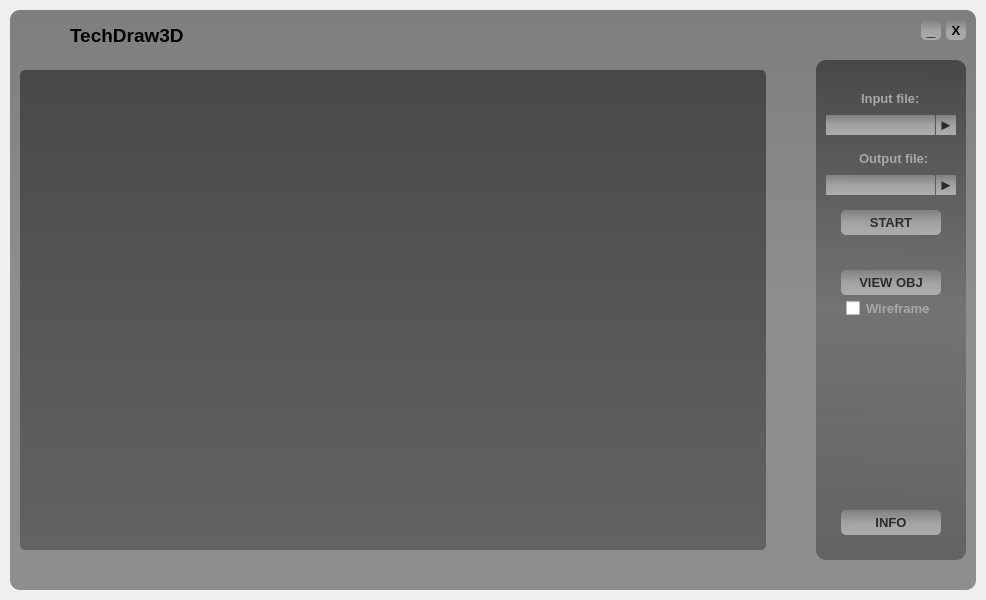
<?xml version="1.0" encoding="UTF-8"?>
<ui version="4.0">
 <class>MainWindow</class>
 <widget class="QMainWindow" name="MainWindow">
  <property name="geometry">
   <rect>
    <x>0</x>
    <y>0</y>
    <width>986</width>
    <height>600</height>
   </rect>
  </property>
  <property name="windowTitle">
   <string>TechDraw3D</string>
  </property>
  <property name="layoutDirection">
   <enum>Qt::LeftToRight</enum>
  </property>
  <widget class="QWidget" name="centralwidget">
   <layout class="QVBoxLayout" name="shadow_layout">
    <property name="spacing">
     <number>0</number>
    </property>
    <property name="leftMargin">
     <number>10</number>
    </property>
    <property name="topMargin">
     <number>10</number>
    </property>
    <property name="rightMargin">
     <number>10</number>
    </property>
    <property name="bottomMargin">
     <number>10</number>
    </property>
    <item>
     <widget class="QFrame" name="shadow_frame">
      <property name="styleSheet">
       <string notr="true">background-color: qlineargradient(spread:pad, x1:0.534364, y1:0, x2:0.528909, y2:1, stop:0.00568182 rgba(126, 126, 126, 255), stop:0.5 rgba(142, 142, 142, 255), stop:1 rgba(142, 142, 142, 255));
border-radius: 10px;</string>
      </property>
      <property name="frameShape">
       <enum>QFrame::NoFrame</enum>
      </property>
      <property name="frameShadow">
       <enum>QFrame::Raised</enum>
      </property>
      <layout class="QVBoxLayout" name="verticalLayout">
       <property name="spacing">
        <number>0</number>
       </property>
       <property name="leftMargin">
        <number>0</number>
       </property>
       <property name="topMargin">
        <number>0</number>
       </property>
       <property name="rightMargin">
        <number>0</number>
       </property>
       <property name="bottomMargin">
        <number>0</number>
       </property>
       <item>
        <widget class="QFrame" name="title_bar">
         <property name="maximumSize">
          <size>
           <width>16777215</width>
           <height>50</height>
          </size>
         </property>
         <property name="styleSheet">
          <string notr="true">background-color: none;</string>
         </property>
         <property name="frameShape">
          <enum>QFrame::StyledPanel</enum>
         </property>
         <property name="frameShadow">
          <enum>QFrame::Raised</enum>
         </property>
         <layout class="QHBoxLayout" name="horizontalLayout">
          <property name="spacing">
           <number>0</number>
          </property>
          <property name="leftMargin">
           <number>0</number>
          </property>
          <property name="topMargin">
           <number>0</number>
          </property>
          <property name="rightMargin">
           <number>0</number>
          </property>
          <property name="bottomMargin">
           <number>0</number>
          </property>
          <item>
           <widget class="QFrame" name="frame_icon">
            <property name="maximumSize">
             <size>
              <width>50</width>
              <height>16777215</height>
             </size>
            </property>
            <property name="frameShape">
             <enum>QFrame::NoFrame</enum>
            </property>
            <property name="frameShadow">
             <enum>QFrame::Raised</enum>
            </property>
            <layout class="QVBoxLayout" name="verticalLayout_2">
             <property name="spacing">
              <number>0</number>
             </property>
             <property name="leftMargin">
              <number>0</number>
             </property>
             <property name="topMargin">
              <number>0</number>
             </property>
             <property name="rightMargin">
              <number>0</number>
             </property>
             <property name="bottomMargin">
              <number>0</number>
             </property>
             <item>
              <widget class="QLabel" name="label_icon">
               <property name="text">
                <string/>
               </property>
               <property name="pixmap">
                <pixmap>icon_square.png</pixmap>
               </property>
               <property name="scaledContents">
                <bool>true</bool>
               </property>
              </widget>
             </item>
            </layout>
           </widget>
          </item>
          <item>
           <widget class="QFrame" name="frame_title">
            <property name="frameShape">
             <enum>QFrame::NoFrame</enum>
            </property>
            <property name="frameShadow">
             <enum>QFrame::Raised</enum>
            </property>
            <layout class="QVBoxLayout" name="verticalLayout_3">
             <property name="spacing">
              <number>0</number>
             </property>
             <property name="leftMargin">
              <number>10</number>
             </property>
             <property name="topMargin">
              <number>0</number>
             </property>
             <property name="rightMargin">
              <number>0</number>
             </property>
             <property name="bottomMargin">
              <number>0</number>
             </property>
             <item>
              <widget class="QLabel" name="label_title">
               <property name="font">
                <font>
                 <family>MS Shell Dlg 2</family>
                 <pointsize>14</pointsize>
                 <weight>75</weight>
                 <bold>true</bold>
                </font>
               </property>
               <property name="text">
                <string>TechDraw3D</string>
               </property>
              </widget>
             </item>
            </layout>
           </widget>
          </item>
          <item>
           <widget class="QFrame" name="frame_buttons">
            <property name="maximumSize">
             <size>
              <width>100</width>
              <height>16777215</height>
             </size>
            </property>
            <property name="frameShape">
             <enum>QFrame::StyledPanel</enum>
            </property>
            <property name="frameShadow">
             <enum>QFrame::Raised</enum>
            </property>
            <widget class="QPushButton" name="button_close">
             <property name="geometry">
              <rect>
               <x>70</x>
               <y>10</y>
               <width>20</width>
               <height>20</height>
              </rect>
             </property>
             <property name="minimumSize">
              <size>
               <width>20</width>
               <height>20</height>
              </size>
             </property>
             <property name="maximumSize">
              <size>
               <width>20</width>
               <height>20</height>
              </size>
             </property>
             <property name="font">
              <font>
               <family>System</family>
               <pointsize>10</pointsize>
               <weight>75</weight>
               <bold>true</bold>
              </font>
             </property>
             <property name="styleSheet">
              <string notr="true">QPushButton {
	border: none;
	border-radius: 5px;
	background-color: qlineargradient(spread:pad, x1:0.534364, y1:0, x2:0.528909, y2:1, stop:0.00568182 rgba(129, 129, 129, 255), stop:0.5 rgba(162, 162, 162, 255), stop:1 rgba(173, 173, 173, 255));
}
QPushButton:hover{
	color: rgb(222, 222, 222);
	background-color: qlineargradient(spread:pad, x1:0, y1:1, x2:1, y2:0, stop:0 rgba(232, 17, 35, 255), stop:1 rgba(255, 34, 67, 255));
}</string>
             </property>
             <property name="text">
              <string>X</string>
             </property>
            </widget>
            <widget class="QPushButton" name="button_minimalize">
             <property name="geometry">
              <rect>
               <x>45</x>
               <y>10</y>
               <width>20</width>
               <height>20</height>
              </rect>
             </property>
             <property name="minimumSize">
              <size>
               <width>20</width>
               <height>20</height>
              </size>
             </property>
             <property name="maximumSize">
              <size>
               <width>20</width>
               <height>20</height>
              </size>
             </property>
             <property name="font">
              <font>
               <family>System</family>
               <pointsize>12</pointsize>
               <weight>75</weight>
               <bold>true</bold>
              </font>
             </property>
             <property name="styleSheet">
              <string notr="true">QPushButton {
	border: none;
	border-radius: 5px;
	background-color: qlineargradient(spread:pad, x1:0.534364, y1:0, x2:0.528909, y2:1, stop:0.00568182 rgba(129, 129, 129, 255), stop:0.5 rgba(162, 162, 162, 255), stop:1 rgba(173, 173, 173, 255));
}
QPushButton:hover{
	background-color: rgb(185, 185, 185);
}</string>
             </property>
             <property name="text">
              <string>_</string>
             </property>
            </widget>
           </widget>
          </item>
         </layout>
        </widget>
       </item>
       <item>
        <widget class="QFrame" name="content_bar">
         <property name="styleSheet">
          <string notr="true">background-color: none;</string>
         </property>
         <property name="frameShape">
          <enum>QFrame::NoFrame</enum>
         </property>
         <property name="frameShadow">
          <enum>QFrame::Raised</enum>
         </property>
         <layout class="QHBoxLayout" name="horizontalLayout_3">
          <property name="spacing">
           <number>0</number>
          </property>
          <property name="leftMargin">
           <number>0</number>
          </property>
          <property name="topMargin">
           <number>0</number>
          </property>
          <property name="rightMargin">
           <number>0</number>
          </property>
          <property name="bottomMargin">
           <number>0</number>
          </property>
          <item>
           <widget class="QFrame" name="frame_display">
            <property name="frameShape">
             <enum>QFrame::StyledPanel</enum>
            </property>
            <property name="frameShadow">
             <enum>QFrame::Raised</enum>
            </property>
            <layout class="QVBoxLayout" name="verticalLayout_4">
             <property name="spacing">
              <number>0</number>
             </property>
             <property name="leftMargin">
              <number>10</number>
             </property>
             <property name="topMargin">
              <number>10</number>
             </property>
             <property name="rightMargin">
              <number>10</number>
             </property>
             <property name="bottomMargin">
              <number>10</number>
             </property>
             <item>
              <widget class="QFrame" name="frame_display_background">
               <property name="styleSheet">
                <string notr="true">background-color: qlineargradient(spread:pad, x1:0.534364, y1:0, x2:0.528909, y2:1, stop:0.00568182 rgba(73, 73, 73, 255), stop:1 rgba(99, 99, 99, 255));
border-radius: 5px;</string>
               </property>
               <property name="frameShape">
                <enum>QFrame::StyledPanel</enum>
               </property>
               <property name="frameShadow">
                <enum>QFrame::Raised</enum>
               </property>
              </widget>
             </item>
            </layout>
           </widget>
          </item>
          <item>
           <widget class="QFrame" name="frame_menu">
            <property name="maximumSize">
             <size>
              <width>200</width>
              <height>16777215</height>
             </size>
            </property>
            <property name="frameShape">
             <enum>QFrame::StyledPanel</enum>
            </property>
            <property name="frameShadow">
             <enum>QFrame::Raised</enum>
            </property>
            <widget class="QFrame" name="frame_menu_tabs">
             <property name="geometry">
              <rect>
               <x>0</x>
               <y>0</y>
               <width>50</width>
               <height>500</height>
              </rect>
             </property>
             <property name="maximumSize">
              <size>
               <width>50</width>
               <height>16777215</height>
              </size>
             </property>
             <property name="frameShape">
              <enum>QFrame::StyledPanel</enum>
             </property>
             <property name="frameShadow">
              <enum>QFrame::Raised</enum>
             </property>
            </widget>
            <widget class="QFrame" name="frame_menu_options">
             <property name="geometry">
              <rect>
               <x>40</x>
               <y>0</y>
               <width>150</width>
               <height>500</height>
              </rect>
             </property>
             <property name="minimumSize">
              <size>
               <width>0</width>
               <height>0</height>
              </size>
             </property>
             <property name="toolTipDuration">
              <number>1</number>
             </property>
             <property name="layoutDirection">
              <enum>Qt::LeftToRight</enum>
             </property>
             <property name="styleSheet">
              <string notr="true">background-color: qlineargradient(spread:pad, x1:0.534364, y1:0, x2:0.528909, y2:1, stop:0.00568182 rgba(73, 73, 73, 255), stop:0.5 rgba(115, 115, 115, 255), stop:1 rgba(99, 99, 99, 255));
border-radius: 10px;</string>
             </property>
             <property name="frameShape">
              <enum>QFrame::NoFrame</enum>
             </property>
             <property name="frameShadow">
              <enum>QFrame::Raised</enum>
             </property>
             <widget class="QPushButton" name="button_info">
              <property name="geometry">
               <rect>
                <x>25</x>
                <y>450</y>
                <width>100</width>
                <height>25</height>
               </rect>
              </property>
              <property name="minimumSize">
               <size>
                <width>7</width>
                <height>0</height>
               </size>
              </property>
              <property name="font">
               <font>
                <family>MS Shell Dlg 2</family>
                <pointsize>10</pointsize>
                <weight>75</weight>
                <bold>true</bold>
               </font>
              </property>
              <property name="styleSheet">
               <string notr="true">QPushButton {
	border: none;
	border-radius: 5px;
	color: rgb(43, 43, 43);
	background-color: qlineargradient(spread:pad, x1:0.534364, y1:0, x2:0.528909, y2:1, stop:0.00568182 rgba(129, 129, 129, 255), stop:0.5 rgba(162, 162, 162, 255), stop:1 rgba(173, 173, 173, 255));
}

QPushButton:hover{	
	background-color: rgb(185, 185, 185);
}</string>
              </property>
              <property name="text">
               <string>INFO</string>
              </property>
             </widget>
             <widget class="QLineEdit" name="lineEdit_input_file">
              <property name="geometry">
               <rect>
                <x>10</x>
                <y>55</y>
                <width>109</width>
                <height>20</height>
               </rect>
              </property>
              <property name="styleSheet">
               <string notr="true">background-color: qlineargradient(spread:pad, x1:0.534364, y1:0, x2:0.528909, y2:1, stop:0.00568182 rgba(129, 129, 129, 255), stop:0.5 rgba(162, 162, 162, 255), stop:1 rgba(173, 173, 173, 255));
border-radius: 0px;</string>
              </property>
             </widget>
             <widget class="QPushButton" name="button_choose_input_file">
              <property name="geometry">
               <rect>
                <x>120</x>
                <y>55</y>
                <width>20</width>
                <height>20</height>
               </rect>
              </property>
              <property name="minimumSize">
               <size>
                <width>7</width>
                <height>0</height>
               </size>
              </property>
              <property name="font">
               <font>
                <family>MS Shell Dlg 2</family>
                <pointsize>11</pointsize>
                <weight>75</weight>
                <bold>true</bold>
                <underline>false</underline>
                <strikeout>false</strikeout>
                <stylestrategy>PreferDefault</stylestrategy>
                <kerning>true</kerning>
               </font>
              </property>
              <property name="toolTipDuration">
               <number>2</number>
              </property>
              <property name="styleSheet">
               <string notr="true">QPushButton {
	border: none;
	border-radius: 0px;
	color: rgb(43, 43, 43);
	background-color: qlineargradient(spread:pad, x1:0.534364, y1:0, x2:0.528909, y2:1, stop:0.00568182 rgba(129, 129, 129, 255), stop:0.5 rgba(162, 162, 162, 255), stop:1 rgba(173, 173, 173, 255));
}

QPushButton:hover{	
	background-color: rgb(185, 185, 185);
}</string>
              </property>
              <property name="text">
               <string>►</string>
              </property>
             </widget>
             <widget class="QLabel" name="label_input">
              <property name="geometry">
               <rect>
                <x>45</x>
                <y>30</y>
                <width>61</width>
                <height>16</height>
               </rect>
              </property>
              <property name="font">
               <font>
                <pointsize>10</pointsize>
                <weight>75</weight>
                <bold>true</bold>
               </font>
              </property>
              <property name="styleSheet">
               <string notr="true">background-color: none;
color:rgb(167, 167, 167);</string>
              </property>
              <property name="text">
               <string>Input file:</string>
              </property>
             </widget>
             <widget class="QPushButton" name="button_start">
              <property name="geometry">
               <rect>
                <x>25</x>
                <y>150</y>
                <width>100</width>
                <height>25</height>
               </rect>
              </property>
              <property name="minimumSize">
               <size>
                <width>7</width>
                <height>0</height>
               </size>
              </property>
              <property name="font">
               <font>
                <family>MS Shell Dlg 2</family>
                <pointsize>10</pointsize>
                <weight>75</weight>
                <bold>true</bold>
               </font>
              </property>
              <property name="styleSheet">
               <string notr="true">QPushButton {
	border: none;
	border-radius: 5px;
	color: rgb(43, 43, 43);
	background-color: qlineargradient(spread:pad, x1:0.534364, y1:0, x2:0.528909, y2:1, stop:0.00568182 rgba(129, 129, 129, 255), stop:0.5 rgba(162, 162, 162, 255), stop:1 rgba(173, 173, 173, 255));
}

QPushButton:hover{	
	background-color: rgb(185, 185, 185);
}</string>
              </property>
              <property name="text">
               <string>START</string>
              </property>
             </widget>
             <widget class="QLabel" name="label_output">
              <property name="geometry">
               <rect>
                <x>43</x>
                <y>90</y>
                <width>81</width>
                <height>16</height>
               </rect>
              </property>
              <property name="font">
               <font>
                <pointsize>10</pointsize>
                <weight>75</weight>
                <bold>true</bold>
               </font>
              </property>
              <property name="styleSheet">
               <string notr="true">background-color: none;
color: rgb(167, 167, 167);</string>
              </property>
              <property name="text">
               <string>Output file:</string>
              </property>
             </widget>
             <widget class="QPushButton" name="button_view_obj">
              <property name="geometry">
               <rect>
                <x>25</x>
                <y>210</y>
                <width>100</width>
                <height>25</height>
               </rect>
              </property>
              <property name="minimumSize">
               <size>
                <width>7</width>
                <height>0</height>
               </size>
              </property>
              <property name="font">
               <font>
                <family>MS Shell Dlg 2</family>
                <pointsize>10</pointsize>
                <weight>75</weight>
                <bold>true</bold>
               </font>
              </property>
              <property name="styleSheet">
               <string notr="true">QPushButton {
	border: none;
	border-radius: 5px;
	color: rgb(43, 43, 43);
	background-color: qlineargradient(spread:pad, x1:0.534364, y1:0, x2:0.528909, y2:1, stop:0.00568182 rgba(129, 129, 129, 255), stop:0.5 rgba(162, 162, 162, 255), stop:1 rgba(173, 173, 173, 255));
}

QPushButton:hover{	
	background-color: rgb(185, 185, 185);
}</string>
              </property>
              <property name="text">
               <string>VIEW OBJ</string>
              </property>
             </widget>
             <widget class="QLineEdit" name="lineEdit_output_file">
              <property name="geometry">
               <rect>
                <x>10</x>
                <y>115</y>
                <width>109</width>
                <height>20</height>
               </rect>
              </property>
              <property name="styleSheet">
               <string notr="true">background-color: qlineargradient(spread:pad, x1:0.534364, y1:0, x2:0.528909, y2:1, stop:0.00568182 rgba(129, 129, 129, 255), stop:0.5 rgba(162, 162, 162, 255), stop:1 rgba(173, 173, 173, 255));
border-radius: 0px;</string>
              </property>
             </widget>
             <widget class="QPushButton" name="button_choose_output_file">
              <property name="geometry">
               <rect>
                <x>120</x>
                <y>115</y>
                <width>20</width>
                <height>20</height>
               </rect>
              </property>
              <property name="minimumSize">
               <size>
                <width>7</width>
                <height>0</height>
               </size>
              </property>
              <property name="font">
               <font>
                <family>MS Shell Dlg 2</family>
                <pointsize>11</pointsize>
                <weight>75</weight>
                <bold>true</bold>
                <underline>false</underline>
                <strikeout>false</strikeout>
                <stylestrategy>PreferDefault</stylestrategy>
                <kerning>true</kerning>
               </font>
              </property>
              <property name="toolTipDuration">
               <number>2</number>
              </property>
              <property name="styleSheet">
               <string notr="true">QPushButton {
	border: none;
	border-radius: 0px;
	color: rgb(43, 43, 43);
	background-color: qlineargradient(spread:pad, x1:0.534364, y1:0, x2:0.528909, y2:1, stop:0.00568182 rgba(129, 129, 129, 255), stop:0.5 rgba(162, 162, 162, 255), stop:1 rgba(173, 173, 173, 255));
}

QPushButton:hover{	
	background-color: rgb(185, 185, 185);
}</string>
              </property>
              <property name="text">
               <string>►</string>
              </property>
             </widget>
             <widget class="QCheckBox" name="checkBox">
              <property name="geometry">
               <rect>
                <x>30</x>
                <y>240</y>
                <width>91</width>
                <height>17</height>
               </rect>
              </property>
              <property name="font">
               <font>
                <pointsize>10</pointsize>
                <weight>75</weight>
                <bold>true</bold>
               </font>
              </property>
              <property name="autoFillBackground">
               <bool>false</bool>
              </property>
              <property name="styleSheet">
               <string notr="true">background-color: none;
color: rgb(167, 167, 167);</string>
              </property>
              <property name="text">
               <string>Wireframe</string>
              </property>
             </widget>
            </widget>
           </widget>
          </item>
         </layout>
        </widget>
       </item>
       <item>
        <widget class="QFrame" name="credits_bar">
         <property name="maximumSize">
          <size>
           <width>16777215</width>
           <height>30</height>
          </size>
         </property>
         <property name="styleSheet">
          <string notr="true">background-color: none;</string>
         </property>
         <property name="frameShape">
          <enum>QFrame::StyledPanel</enum>
         </property>
         <property name="frameShadow">
          <enum>QFrame::Raised</enum>
         </property>
        </widget>
       </item>
      </layout>
     </widget>
    </item>
   </layout>
  </widget>
 </widget>
 <resources/>
 <connections/>
</ui>
